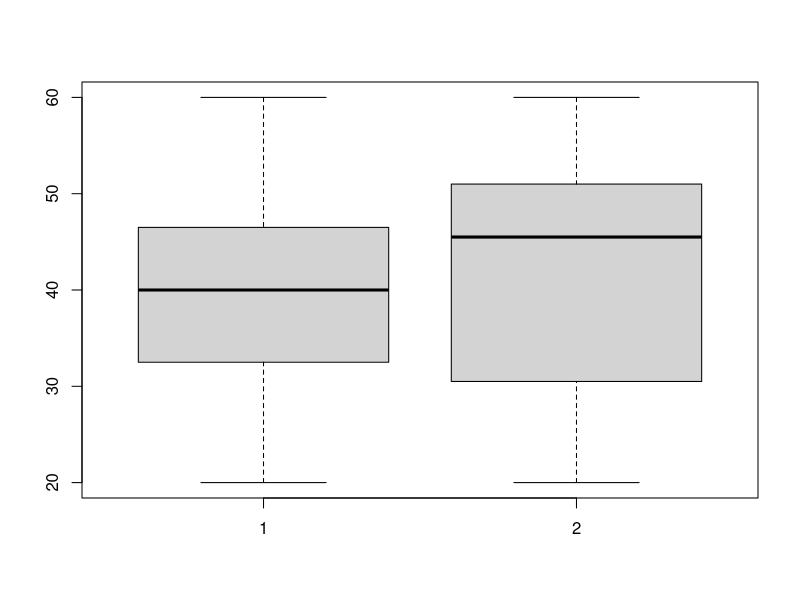

Generate this figure with R:
x <- c(56, 60, 50, 26, 45, 35, 41, 43, 34, 42, 37, 39, 33, 28, 52, 48, 27,
20, 44, 32)

y <- c(47, 49, 20, 46, 43, 44,
45, 60, 57, 28, 55, 27, 25, 50, 52, 48, 23, 42, 33, 59)

boxplot(x, y)
